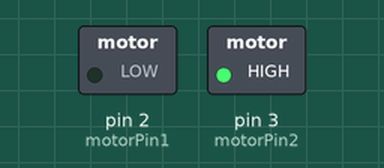
A sketch run on a simulated Arduino Uno, built with avr-gcc and run on an emulated ATmega328P. Parts: switched loads named in the sketch (green lamp = pin HIGH).

Above: at 1.0 s.
At 3.0 s:
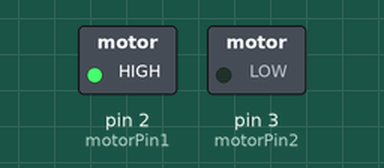
At 5.0 s:
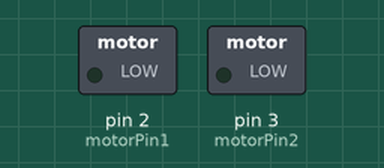
Timing chart, 0 to 7.8 s (numbered marks = the images above):
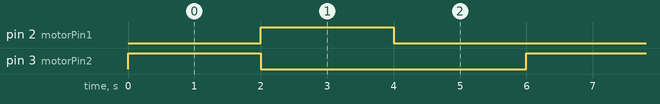

Measured:
- by itself, pin 2 (motorPin1), pin 3 (motorPin2): alternates HIGH for 2.0 s and LOW for 4.0 s
- by itself, everything shown: repeats every 6.0 s, in 3 steps

The sketch:

LinearDCMotorControl.ino
```cpp
// Defining the control pins
const int motorPin1 = 2; // Connects to IN1 and IN3 for L298N
const int motorPin2 = 3; // Connects to IN2 and IN4

void setup() {

  // 시리얼 통신 시작 (보드레이트 9600)
  Serial.begin(9600);
  //Serial.println("Motor Control Ready!");

  // put your setup code here, to run once:
  pinMode(motorPin1, OUTPUT);
  pinMode(motorPin2, OUTPUT);

  //myStepper.setSpeed(10);

}

void loop() {
  // put your main code here, to run repeatedly:
  // delay 500당 얼마나 이동하는지 측정하고 그래프 그려보기
  // delay 1000 - 4000
  moveBackward();
  delay(2000);

  moveForward();
  delay(2000);

  stopMotors();
  delay(2000);
}


// Helper Functions
void moveForward() {
  digitalWrite(motorPin1, HIGH);
  digitalWrite(motorPin2, LOW);
}

void moveBackward() {
  digitalWrite(motorPin1, LOW);
  digitalWrite(motorPin2, HIGH);
}

void stopMotors() {
  digitalWrite(motorPin1, LOW);
  digitalWrite(motorPin2, LOW);
}
```
